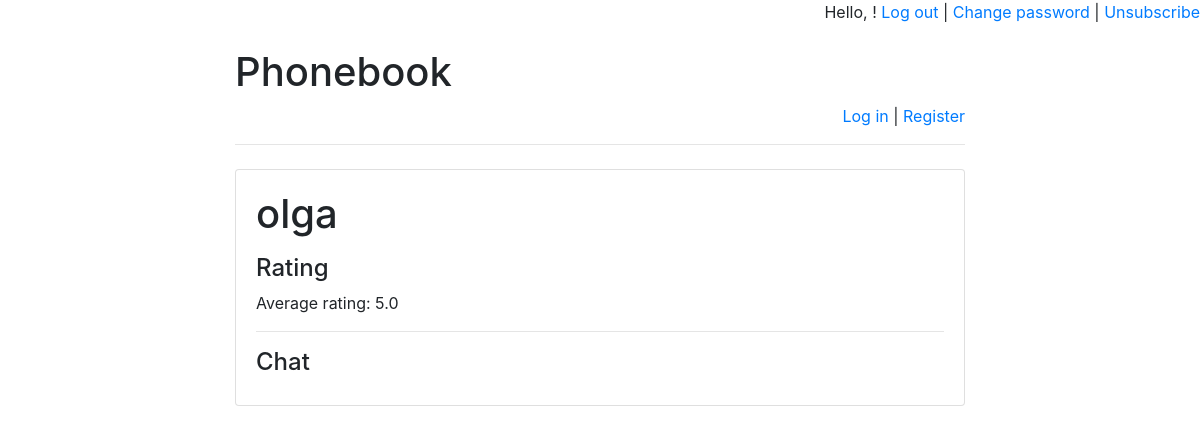
The app's page /phonebook/7/, older data.
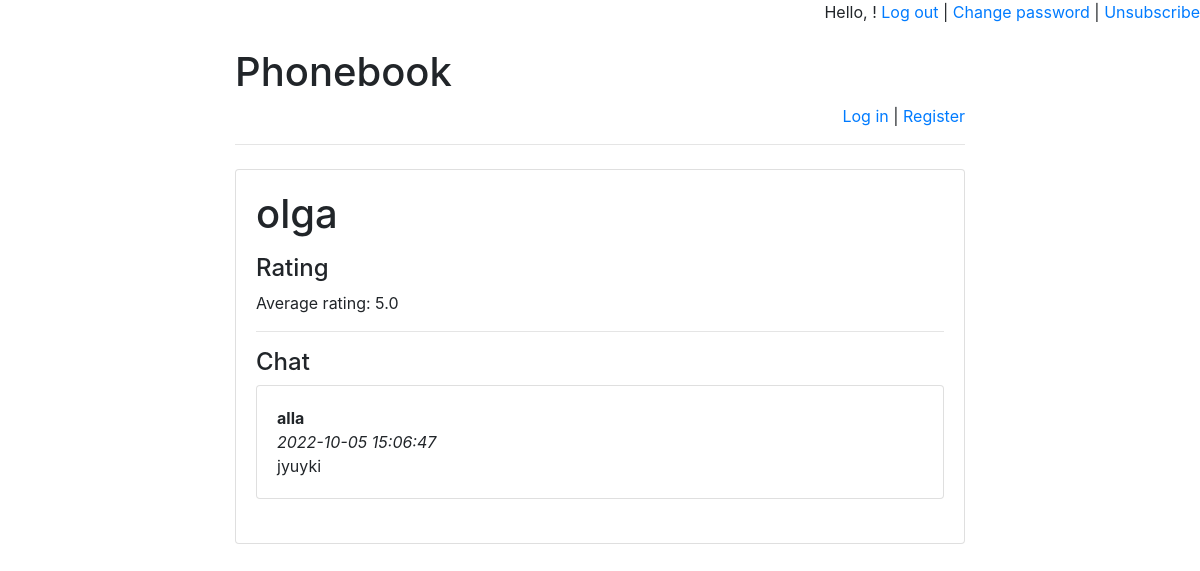
The same page, newer data.
### phonebook/models.py (models this page shows)
class Message(models.Model):
    chat = models.ForeignKey(
        Name,
        verbose_name='Чат под именем',
        on_delete=models.CASCADE)
    author = models.ForeignKey(
        User,
        verbose_name='Пользователь', on_delete=models.CASCADE)
    message = models.TextField('Сообщение')
    pub_date = models.DateTimeField(
        'Дата сообщения',
        default=timezone.now)

### phonebook/views.py (the view)
# urls.py: re_path(r'^([0-9]+)/$', views.detail, name='detail'),
def detail(request, id):
    error_message = None
    if "error_message" in request.GET:
        error_message = request.GET["error_message"]
    return render(
        request,
        "details.html",
        {
            "name": get_object_or_404(
                Name, pk=id),
            "error_message": error_message,
            "latest_messages":
                Message.objects
                    .filter(chat_id=id)
                    .order_by('-pub_date')[:5],
            "already_rated_by_user":
                Mark.objects
                    .filter(author_id=request.user.id)
                    .filter(name=id)
                    .count(),
            "user_rating":
                Mark.objects
                    .filter(author_id=request.user.id)
                    .filter(name=id)
                    .aggregate(Avg('mark'))
                ["mark__avg"],
            "avg_mark":
                Mark.objects
                    .filter(name=id)
                    .aggregate(Avg('mark'))
                ["mark__avg"]
        }
    )

### templates/details.html (shortened to what this page needs)
{% extends 'base.html' %}
{% block main %}
<h1>{{ name.person_name }}</h1>
<h4>Rating</h4>
    <p>Average rating:
        <span id="avg_mark_span">
            {{ avg_mark }}
        </span>
    </p>
<hr>
<h4>Chat</h4>
    <div id="history">
    {% for message in latest_messages %}
        <div class="card">
        <div class="card-body">
            <strong>
                {{ message.author.username }}
            </strong>
            <br/>
            <em>
                {{ message.pub_date|date:'Y-m-d H:i:s' }}
            </em>
            <br/>
            {{ message.message }}
        </div>
        </div>
        <br/>
    {% endfor %}
</div>
{% endblock %}

Row changes from the older to the newer data that the page shows:
added Message: author.username "alla", pub_date "2022-10-05 15:06:47", message "jyuyki"
